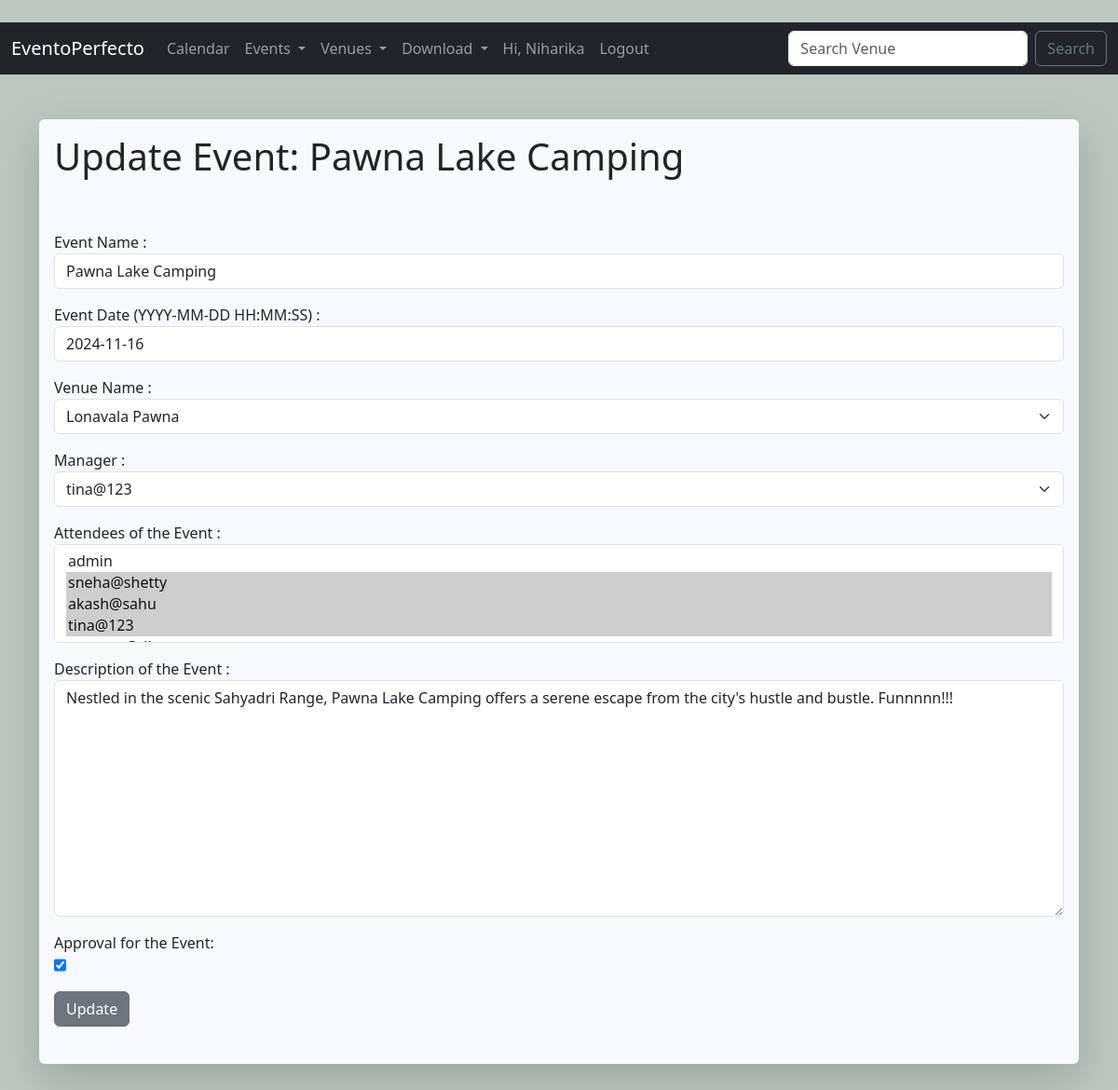
Screenshot of /event_app/update_event/8 (signed in) with the database file from the repository.
### events/models.py (models this page shows, shortened)
class Event(models.Model):
    name = models.CharField('Event Name', max_length=120)
    event_date = models.DateTimeField('Event Date')
    venue = models.ForeignKey(Venue, blank=True, null=True, on_delete=models.CASCADE)
    manager = models.ForeignKey( User, blank=True, null=True, on_delete=models.SET_NULL, related_name='event_manager')
    description = models.TextField('Event Description', max_length=250)
    attendees = models.ManyToManyField(User, blank=True, related_name='event_attendees')
    approved = models.BooleanField('Approved', default=False)
    def __str__(self):
        return self.name

class Venue(models.Model):
    name = models.CharField('Venue Name', max_length=120)
    address = models.CharField(max_length=300)
    zip_code = models.CharField('Zip Code', max_length=15)
    phone = models.CharField('Phone Number', max_length=25)
    web = models.URLField('Website Address')
    email = models.EmailField('Email')
    owner = models.IntegerField('Venue Owner', blank=False, default=1)
    image = models.ImageField(null=True, blank=True, upload_to="images/")
    def __str__(self):
        return self.name

### events/views.py (the view)
# urls.py: path('update_event/<int:event_id>', views.update_event, name='update-event'),
def update_event(request, event_id):
    event = Event.objects.get(pk=event_id)
    if request.user.is_superuser:
        form = EventFormAdmin(request.POST or None, instance=event)
        if form.is_valid():
            form.save()
            messages.success(request, "The event has been successfully updated.")
            return redirect('list-events')
    elif request.user == event.manager:
        form = EventForm(request.POST or None, instance=event)
        if form.is_valid():
            form.save()
            messages.success(request, "The event has been successfully updated.")
            return redirect('list-events')
    return render(request, "update_event.html", {'event': event, 'form': form})

### events/templates/update_event.html (shortened to what this page needs)
{% extends 'base.html'%}
{% block content%}
    {% if user.is_authenticated %}
        {% if user == event.manager or user.is_superuser%}
            <h1>Update Event: {{ event }}</h1>
            <br/> <br/>
            {% if submitted %}
                Your Event was submitted successfully!!!
            {% else %}
                 <form action="" method="POST">
                     {{ form.as_p}}
                     <input type="submit" value="Update" class="btn btn-secondary">
                 </form>
            {% endif %}
        {% else %}
            <h2>Access Denied!! Only event manager and admin can edit or delete their event.</h2>
        {% endif %}
    {% else %}
    <h2>Sorry...You have to login to view this page </h2>
    {% endif %}
{% endblock content%}

### templates/navbar.html (shortened to what this page needs)
<nav class="navbar navbar-expand-lg navbar-dark bg-dark">
  <div class="container-fluid">
    <a class="navbar-brand" href="{% url 'home'%}">EventoPerfecto</a>
    <div class="collapse navbar-collapse" id="navbarSupportedContent">
      <ul class="navbar-nav me-auto mb-2 mb-lg-0">
        <li class="nav-item">
          <a class="nav-link " href="{% url 'current' %}">Calendar</a>
        </li>
        <li class="nav-item dropdown">
          <a class="nav-link dropdown-toggle" href="#" role="button" data-bs-toggle="dropdown" aria-expanded="false">
           Events
          </a>
        </li>
        <li class="nav-item dropdown">
          <a class="nav-link dropdown-toggle" href="#" role="button" data-bs-toggle="dropdown" aria-expanded="false">
            Venues
          </a>
        </li>
        <li class="nav-item dropdown">
          <a class="nav-link dropdown-toggle" href="#" role="button" data-bs-toggle="dropdown" aria-expanded="true">
            Download
          </a>
        </li>
        {% if user.is_authenticated %}
            <li class="nav-item"><a class="nav-link disable" href="#">Hi, {{user.first_name}}</a></li>
            <li class="nav-item"><a class="nav-link" href="{% url 'logout' %}">Logout</a></li>
        {% endif%}
      </ul>
      <form class="d-flex" role="search" method=POST action="{% url 'search-venue' %}">
        <input class="form-control me-2" type="search" placeholder="Search Venue" name="searched" aria-label="Search">
        <button class="btn btn-outline-secondary" type="submit">Search</button>
      </form>
    </div>
  </div>
</nav>

### rows the page displays
Event: name "Pawna Lake Camping", event_date "2024-11-16", venue "Lonavala Pawna", manager "tina@123", description "Nestled in the scenic Sahyadri Range, Pawna Lake Camping offers a serene escape from the city's hustle and bustle. Funnnnn!!!", approved "☑"

### other values shown
{{ user.first_name }} "Niharika"
